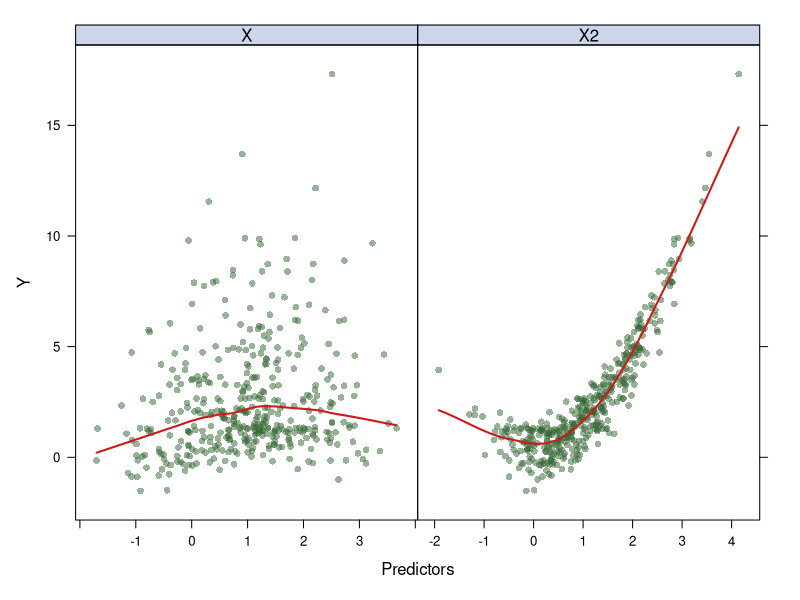
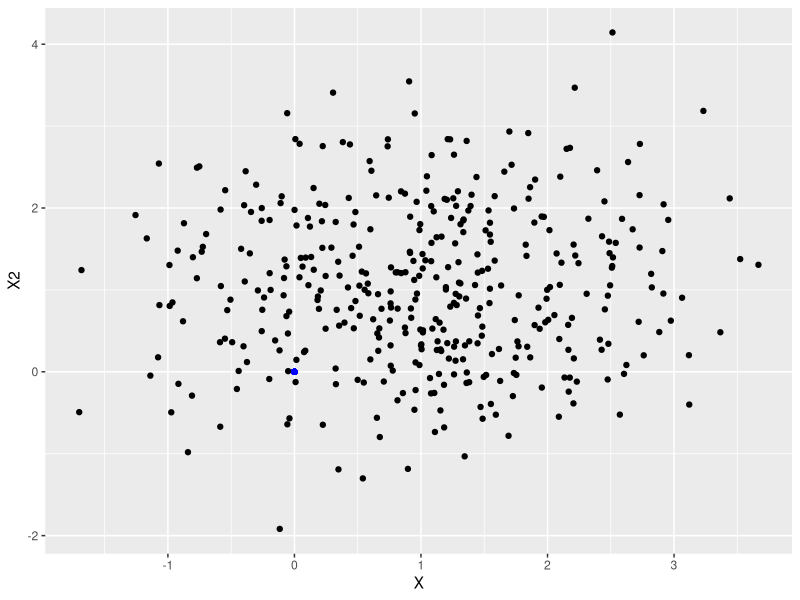
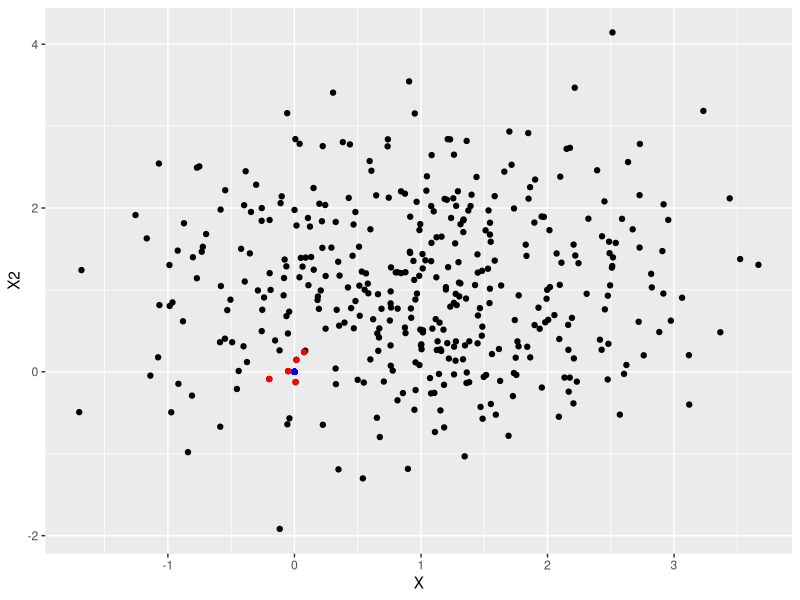
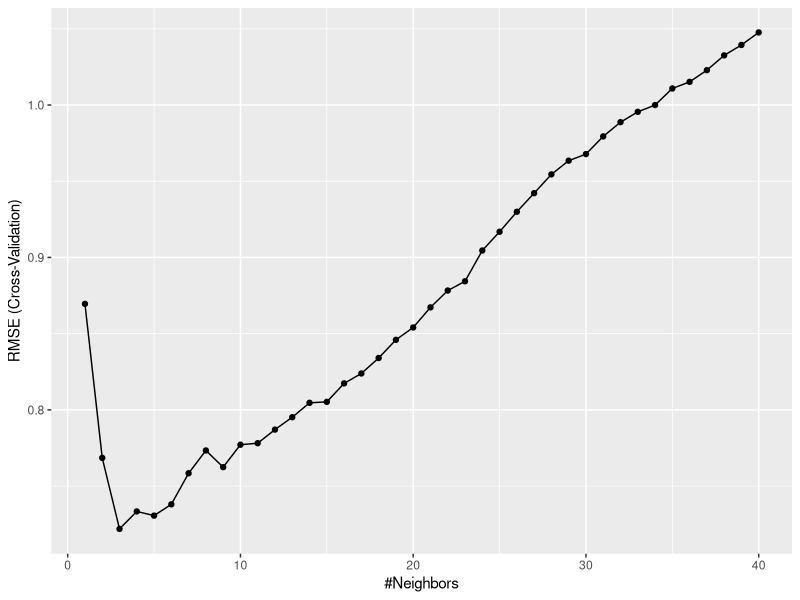

Source code (R) for these figures, in order:
## ---- chunk 1
knitr::opts_chunk$set(echo = TRUE, message = FALSE, warning = FALSE)
## ---- chunk 2
library(caret)
library(FNN) # knn.reg()
library(doBy) # which.minn()

set.seed(2021)
## ---- chunk 3
# Data generating - you can replace this with your own function
genData <- function(N)
{
  X <- rnorm(N, mean = 1)
  X2 <- rnorm(N, mean = 1)
  eps <- rnorm(N, sd = .5)
  Y <- sin(X) + (X2)^2 + eps 
  # Y <- X + X2 + eps
  data.frame(Y = Y, X = X, X2 = X2)
}

dat <- genData(500)
## ---- chunk 4
indexTrain <- createDataPartition(y = dat$Y, p = 0.8, list = FALSE)
trainData <- dat[indexTrain, ]
testData <- dat[-indexTrain, ]

head(trainData)
## ---- chunk 5
theme1 <- trellis.par.get()
theme1$plot.symbol$col <- rgb(.2, .4, .2, .5)
theme1$plot.symbol$pch <- 16
theme1$plot.line$col <- rgb(.8, .1, .1, 1)
theme1$plot.line$lwd <- 2
theme1$strip.background$col <- rgb(.0, .2, .6, .2)
trellis.par.set(theme1)

featurePlot(x = trainData[ ,2:3], 
            y = trainData[ ,1], 
            plot = "scatter", 
            span = .5, 
            labels = c("Predictors","Y"),
            type = c("p", "smooth"),
            layout = c(2, 1))
## ---- chunk 6
# scatter plot of X2 vs. X
p <- ggplot(trainData, aes(x = X, y = X2)) + geom_point() +
  geom_point(aes(x = 0, y = 0), colour="blue")
 
p 

# find the 5 nearest neighbours of (0,0)
dist0 <- sqrt( (trainData[,2] - 0)^2 + (trainData[,3] - 0)^2 ) # calculate the distances 
neighbor0 <- which.minn(dist0, n = 5) # indices of the 5 smallest distances

# visualize the neighbours
p + geom_point(data = trainData[neighbor0, ], 
               colour = "red")

# calculate the mean outcome of the nearest neighbours as the predicted outcome
mean(trainData[neighbor0,1])

# Using the knn.reg() function 
knn.reg(train = trainData[,2:3], 
        test = c(0,0), 
        y = trainData[,1], 
        k = 5)
## ---- chunk 7
kGrid <- expand.grid(k = seq(from = 1, to = 40, by = 1))

set.seed(1)
fit.knn <- train(Y ~ ., 
                 data = trainData,
                 method = "knn",
                 trControl = trainControl(method = "cv", number = 10), # ten-fold cross-validation
                 tuneGrid = kGrid)

ggplot(fit.knn)
# plot(fit.knn)
## ---- chunk 8
set.seed(1)
fit.lm <- train(Y ~ ., 
                data = trainData,
                method = "lm",
                trControl = trainControl(method = "cv", number = 10))
## ---- chunk 9
rs <- resamples(list(knn = fit.knn, lm = fit.lm))

summary(rs, metric = "RMSE")
## ---- chunk 10
pred.knn <- predict(fit.knn, newdata = testData)
pred.lm <- predict(fit.lm, newdata = testData)

RMSE(pred.knn, testData[,1])
RMSE(pred.lm, testData[,1])
